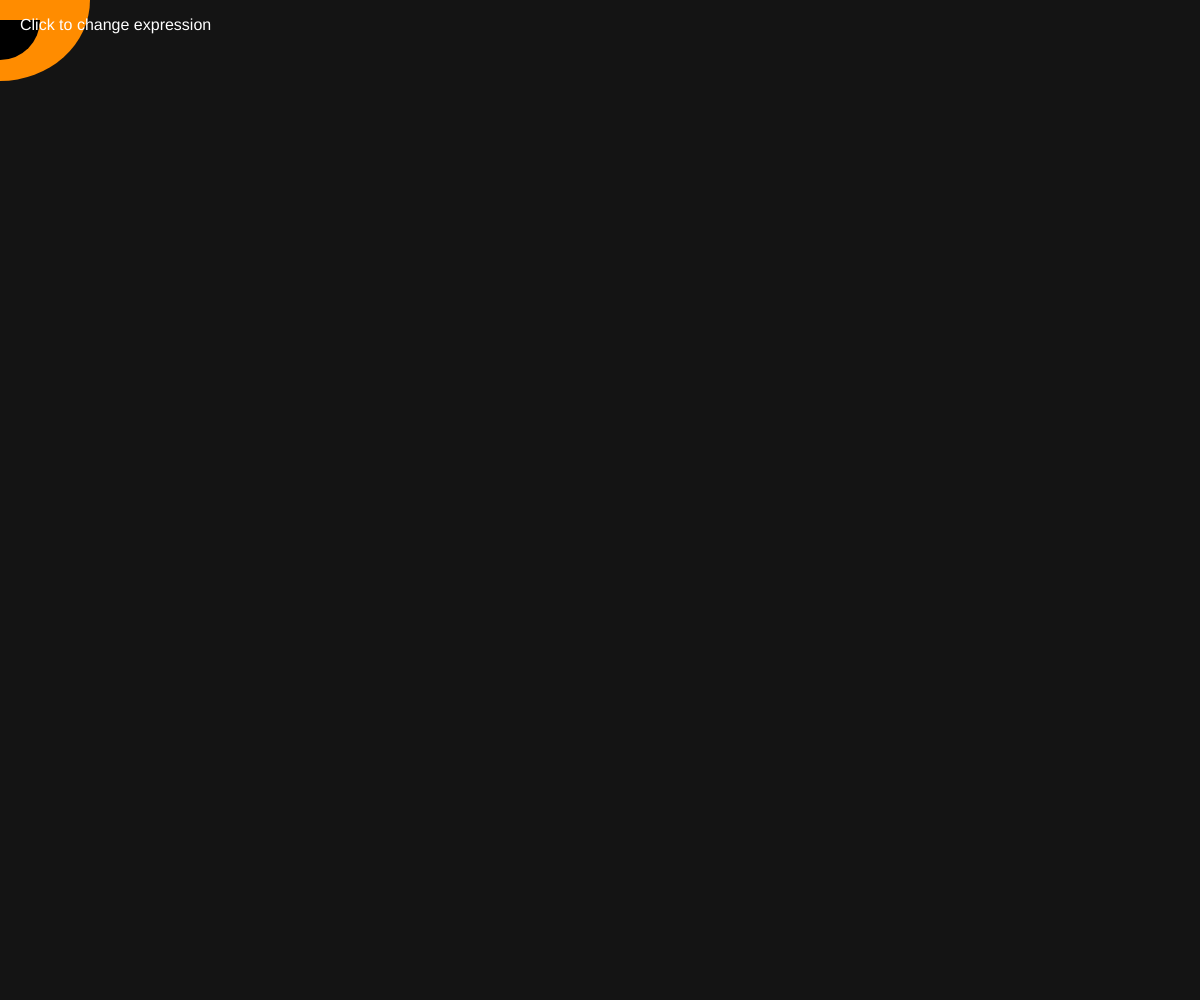
Frame 1 (no input)
Frame 60 (no input): identical to frame 1, image omitted
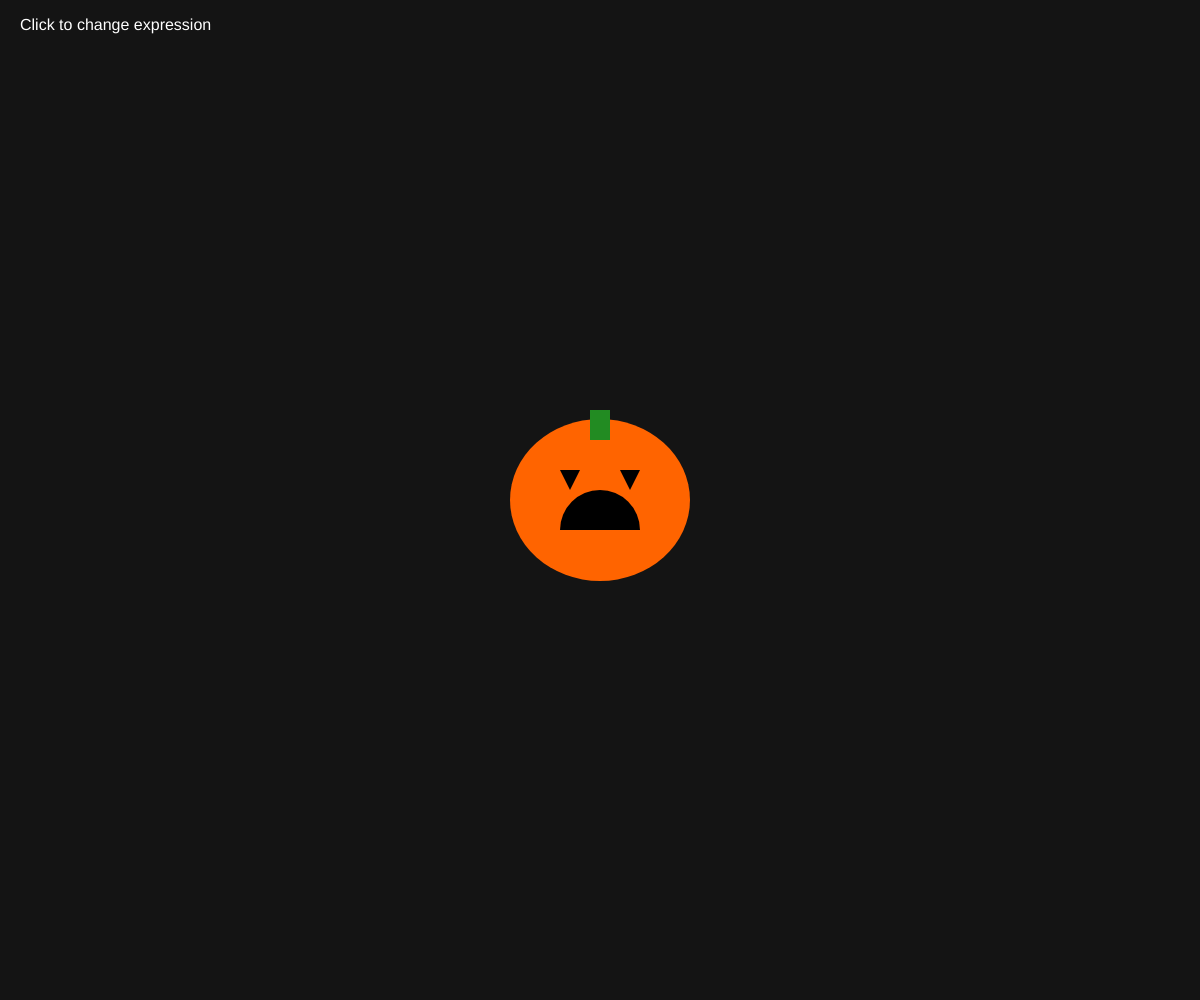
Frame 120 (the mouse pressed at the canvas centre since frame 60)

The p5.js sketch that drew these frames (run headless with seeded random() and noise() and a simulated clock; from frame 60 on, the mouse is pressed at the canvas centre):

// p5.js sketch
// ── sketch.js
let pumpkins = [];
let currentPumpkin = 0;

function setup() {
  createCanvas(windowWidth, windowHeight);
  pumpkins = [
    new Pumpkin('happy', color(255, 140, 0)),
    new Pumpkin('angry', color(255, 100, 0)),
    new Pumpkin('shocked', color(255, 160, 0))
  ];
}

function draw() {
  background(20);
  pumpkins[currentPumpkin].updatePosition(mouseX, mouseY);
  pumpkins[currentPumpkin].draw();
  fill(255);
  noStroke();
  textSize(16);
  text("Click to change expression", 20, 30);
}

function mousePressed() {
  currentPumpkin = (currentPumpkin + 1) % pumpkins.length;
}

class Pumpkin {
  constructor(expression, color) {
    this.expression = expression;
    this.color = color;
    this.x = width/2; this.y = height/2;
    this.size = 180;
  }
  updatePosition(x, y) { this.x = x; this.y = y; }
  draw() {
    push();
    translate(this.x, this.y);
    fill(this.color);
    noStroke();
    ellipse(0, 0, this.size, this.size * 0.9);
    fill(0);
    if(this.expression === 'happy') {
      arc(0, 20, 80, 80, 0, PI, CHORD);
      ellipse(-30, -20, 20, 30); ellipse(30, -20, 20, 30);
    } else if(this.expression === 'angry') {
      arc(0, 30, 80, 80, PI, TWO_PI, CHORD);
      triangle(-30, -10, -40, -30, -20, -30); triangle(30, -10, 40, -30, 20, -30);
    } else {
      ellipse(0, 30, 60, 60);
      ellipse(-30, -20, 30, 30); ellipse(30, -20, 30, 30);
    }
    fill(34, 139, 34);
    rect(-10, -this.size*0.5, 20, 30);
    pop();
  }
}
